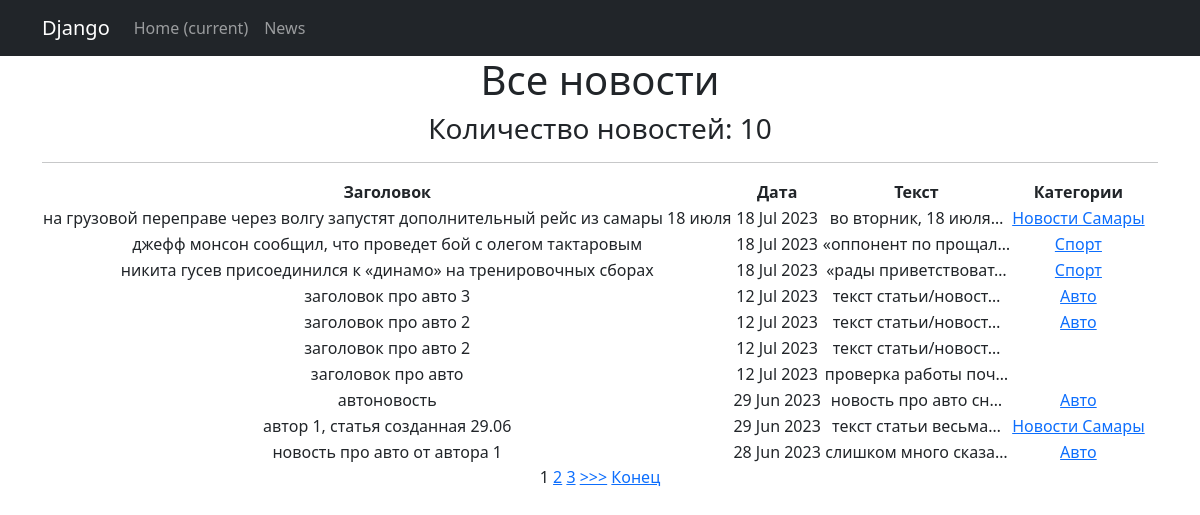
Page /news/ on the committed database.
### News_Portal/models.py (models this page shows, shortened)
class Post(models.Model):
    article = 'AR'
    news = 'NE'
    POST_TYPES = [
        (article, 'статья'),
        (news, 'новость')
    ]
    author = models.ForeignKey(Author, on_delete=models.CASCADE)#связь «один ко многим» с моделью Author;
    type = models.CharField(max_length=2, choices=POST_TYPES, default=article)#поле с выбором — «статья» или «новость»;
    time_in = models.DateTimeField(auto_now_add=True)#автоматически добавляемая дата и время создания;
    category = models.ManyToManyField(Category, through='PostCategory')#связь «многие ко многим» с моделью Category (с дополнительной моделью PostCategory);
    header = models.CharField(max_length=255, default='заголовок')#заголовок статьи/новости;
    text = models.TextField(default='текст статьи/новости')#текст статьи/новости;
    _rating = models.IntegerField(default=0, db_column='rating')#рейтинг статьи/новости.
    @property
    def rating(self):
        return self._rating
    @rating.setter
    def rating(self, value):
        self._rating = int(value) if value >= 0 else 0
        self.save()

class Category(models.Model):
    name = models.CharField(max_length=255, unique=True) #название категории. Поле должно быть уникальным (в определении поля необходимо написать параметр unique = True)
    subscribers = models.ManyToManyField(User, related_name='categories', blank=True)
    def __str__(self):
        return self.name.title()

### News_Portal/views.py (the view)
# urls.py: path('', NewsList.as_view(), name='post_List'),
class NewsList(ListView):
    model = Post
    ordering = ['-time_in']
    template_name = 'posts.html'
    context_object_name = 'posts'
    paginate_by = 10  # вот так мы можем указать количество записей на странице
    def get_queryset(self):
        queryset = super().get_queryset()
        self.filterset = PostFilter(self.request.GET, queryset)
        return self.filterset.qs
    def get_context_data(self, **kwargs):
        context = super().get_context_data(**kwargs)
        context['filterset'] = self.filterset
        return context
    '''def get_context_data(self, **kwargs):
        context = super().get_context_data(**kwargs)
        context['time_now'] = datetime.utcnow()
        pprint(context)
        return context'''

### News_Portal/templatetags/custom_filters.py (called while the page is built)
@register.filter()
def censor(text: str):
    for bad_word in bad_words:
        text = text.lower().replace(bad_word.lower(), '*****')
    return text

### templates/posts.html (shortened to what this page needs)
{% extends 'flatpages/default.html' %}
тега {% load custom_filters %}. Где custom_filters — это название Python файла-->
{% load custom_filters %}
{% block content %}
    <h1>Все новости</h1>
    <h3>Количество новостей: {{ posts|length }}</h3>
    <hr>
    {%if posts %}
        <table>
            <thead>
                <th>Заголовок</th>
                <th>Дата</th>
                <th>Текст</th>
                <th>Категории</th>
            </thead>
           {% for post in posts %}
            <tr>
                <td>{{ post.header|censor }}</td>
                <td>{{ post.time_in|date:'d M Y'}}</td>
                <td>{{ post.text|truncatechars:20|censor }}</td>
                <td>
                    {% for category in post.category.all %}
                    <a href="{% url 'category_list' category.id %}">{{category}}</a>
                    {% endfor %}
                </td>
            </tr>
           {% endfor %}
        </table>
    {% else %}
       <h2>Новостей нет!Скукота</h2>
    {% endif %}
        {% for num in page_obj.paginator.page_range %}
            {% if page_obj.number == num %}
                <a>{{ num }}</a>
            {% elif num > page_obj.number|add:'-3' and num < page_obj.number|add:'3' %}
                <a href="?page={{ num }}">{{ num }}</a>
            {% endif %}
        {% endfor %}
        {% if page_obj.has_next %}
            <a href="?page={{ page_obj.next_page_number }}">>>></a>
            <a href="?page={{ page_obj.paginator.num_pages }}">Конец</a>
        {% endif %}
{% endblock content %}ml>

### templates/flatpages/default.html (shortened to what this page needs)
<!DOCTYPE html>
<html lang="en">
    <head>
        {% load static %}
        <link href="{% static 'css/styles.css' %}" rel="stylesheet" />
    </head>
    <body>
        <nav class="navbar navbar-expand-lg navbar-dark bg-dark static-top">
            <div class="container">
                <a class="navbar-brand" href="#">Django</a>
                <div class="collapse navbar-collapse" id="navbarResponsive">
                    <ul class="navbar-nav ml-auto">
                        <li class="nav-item active">
                            <a class="nav-link" href="#">Home
                               <span class="sr-only">(current)</span>
                            </a>
                        </li>
                        <li class="nav-item">
                            <a class="nav-link" href="/news/">News</a>
                        </li>
                    </ul>
                </div>
            </div>
        </nav>
        <div class="container">
            <div class="row">
               <div class="col-lg-12 text-center">
                   {% block content %}{% endblock content %}
               </div>
            </div>
        </div>
    </body>
</html>

### rows in the picture
Post: header|censor "на грузовой переправе через волгу запустят дополнительный рейс из самары 18 июля", time_in "18 Jul 2023", text|censor "во вторник, 18 июля…"
Category: name "Новости Самары"
Post: header|censor "джефф монсон сообщил, что проведет бой с олегом тактаровым", time_in "18 Jul 2023", text|censor "«оппонент по прощал…"
Category: name "Спорт"
Post: header|censor "никита гусев присоединился к «динамо» на тренировочных сборах", time_in "18 Jul 2023", text|censor "«рады приветствоват…"
Post: header|censor "заголовок про авто 3", time_in "12 Jul 2023", text|censor "текст статьи/новост…"
Category: name "Авто"
Post: header|censor "заголовок про авто 2", time_in "12 Jul 2023", text|censor "текст статьи/новост…"
Post: header|censor "заголовок про авто 2", time_in "12 Jul 2023", text|censor "текст статьи/новост…"
Post: header|censor "заголовок про авто", time_in "12 Jul 2023", text|censor "проверка работы поч…"
Post: header|censor "автоновость", time_in "29 Jun 2023", text|censor "новость про авто сн…"
Post: header|censor "автор 1, статья созданная 29.06", time_in "29 Jun 2023", text|censor "текст статьи весьма…"
Post: header|censor "новость про авто от автора 1", time_in "28 Jun 2023", text|censor "слишком много сказа…"

### other values in the picture
{{ posts|length }} "10"
{{ num }} "1"
{{ num }} "2" "3"
